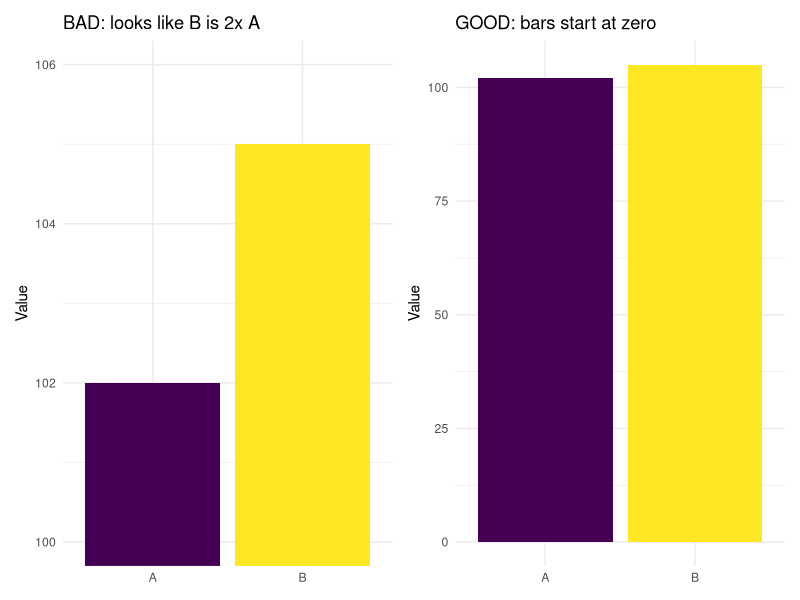
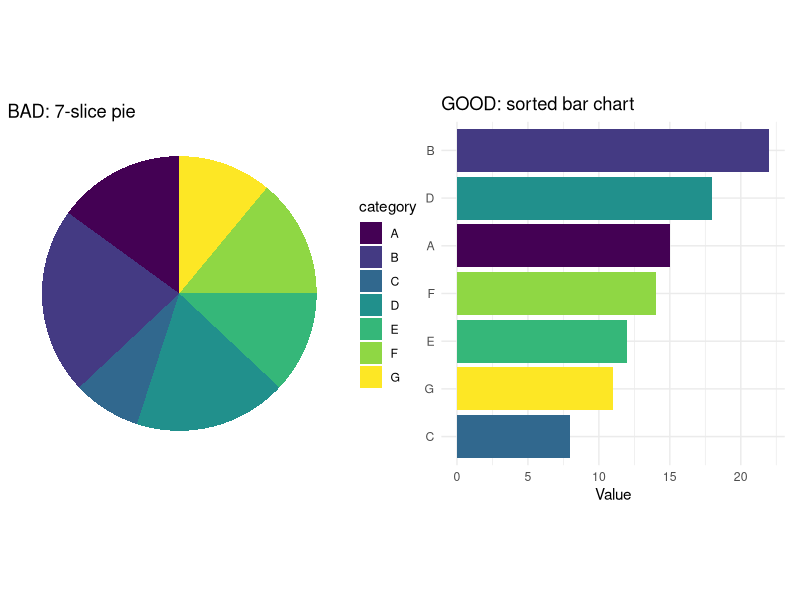
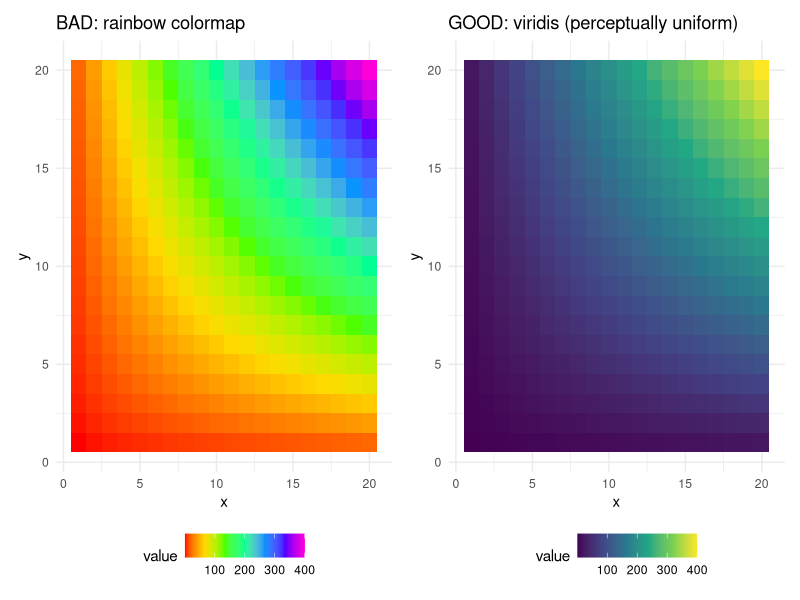

These figures' R source, in order:
# =============================================================
# Demo 16: Common Pitfalls: Misleading Visualizations
# =============================================================
# Goal: Show the most common viz mistakes side-by-side with their
# correct alternatives. Each example is intentionally bad first,
# then fixed.
# =============================================================

library(ggplot2)
library(dplyr)
library(tibble)
library(patchwork)

# ---- Pitfall 1: Truncated y-axis on a bar chart -----------------------
# Bars represent magnitude. If you truncate the y-axis, bar lengths no
# longer reflect the underlying values. This is one of the most common
# ways to mislead with charts.

df <- tibble(group = c("A", "B"), value = c(102, 105))

bad <- ggplot(df, aes(group, value, fill = group)) +
  geom_col() +
  coord_cartesian(ylim = c(100, 106)) +     # <-- the lie
  scale_fill_viridis_d(guide = "none") +
  labs(title = "BAD: looks like B is 2x A", x = NULL, y = "Value") +
  theme_minimal()

good <- ggplot(df, aes(group, value, fill = group)) +
  geom_col() +
  scale_fill_viridis_d(guide = "none") +
  labs(title = "GOOD: bars start at zero", x = NULL, y = "Value") +
  theme_minimal()

bad + good

# Exception: line charts and dot plots are fine with truncated y-axes,
# because position (not length) carries the meaning.

# ---- Pitfall 2: Pie charts beyond 3 slices -----------------------------
# Humans are bad at comparing angles. A bar chart almost always
# communicates better.

pie_df <- tibble(
  category = c("A", "B", "C", "D", "E", "F", "G"),
  value    = c(15, 22, 8, 18, 12, 14, 11)
)

bad_pie <- ggplot(pie_df, aes(x = "", y = value, fill = category)) +
  geom_col() +
  coord_polar(theta = "y") +
  scale_fill_viridis_d() +
  labs(title = "BAD: 7-slice pie", x = NULL, y = NULL) +
  theme_void() +
  theme(legend.position = "right")

good_bar <- ggplot(pie_df, aes(reorder(category, value), value, fill = category)) +
  geom_col() +
  scale_fill_viridis_d(guide = "none") +
  labs(title = "GOOD: sorted bar chart", x = NULL, y = "Value") +
  coord_flip() +
  theme_minimal()

bad_pie + good_bar

# ---- Pitfall 3: Rainbow/jet colormap -----------------------------------
# Not perceptually uniform, the eye doesn't see equal changes in value
# as equal changes in color. Also fails under colorblindness.

heat_df <- expand.grid(x = 1:20, y = 1:20)
heat_df$value <- heat_df$x * heat_df$y

bad_rainbow <- ggplot(heat_df, aes(x, y, fill = value)) +
  geom_tile() +
  scale_fill_gradientn(colors = rainbow(7)) +
  labs(title = "BAD: rainbow colormap") +
  theme_minimal() + theme(legend.position = "bottom")

good_viridis <- ggplot(heat_df, aes(x, y, fill = value)) +
  geom_tile() +
  scale_fill_viridis_c() +
  labs(title = "GOOD: viridis (perceptually uniform)") +
  theme_minimal() + theme(legend.position = "bottom")

bad_rainbow + good_viridis

# ---- Pitfall 4: 3D anything -------------------------------------------
# Perspective distorts area and angle. There's almost no situation where
# a 3D chart communicates better than a 2D one. R doesn't make 3D
# charts easy on purpose. Resist when colleagues ask.

# ---- Pitfall 5: size aesthetic on lines (deprecated) ------------------
# As of ggplot2 3.4.0 (2022), use linewidth, not size, for line widths.

#   geom_line(size = 1.1)        # deprecated, throws a warning
#   geom_line(linewidth = 1.1)   # current

# The change was made to separate "stroke width" (linewidth) from
# "area" (size, still used for point sizes).

# ---- Pitfall 6: Default ggplot fill on bars when comparing -----------
# When you have one variable mapped to color/fill, ggplot defaults can
# produce a confusing rainbow. Pick a deliberate palette.

# ---- Pitfall 7: Tiny axis labels on big figures -----------------------
# A figure looks fine at 12-inch laptop display, then gets pasted into
# a journal at 3-inch column width and the axis labels become unreadable.
# Build at the final display size. Increase base_size in the theme if
# you're projecting to a room.

# Sized for projection (room of 50 people):
#   theme_minimal(base_size = 16)
# Sized for a journal column at 3 inches wide:
#   theme_minimal(base_size = 9)
